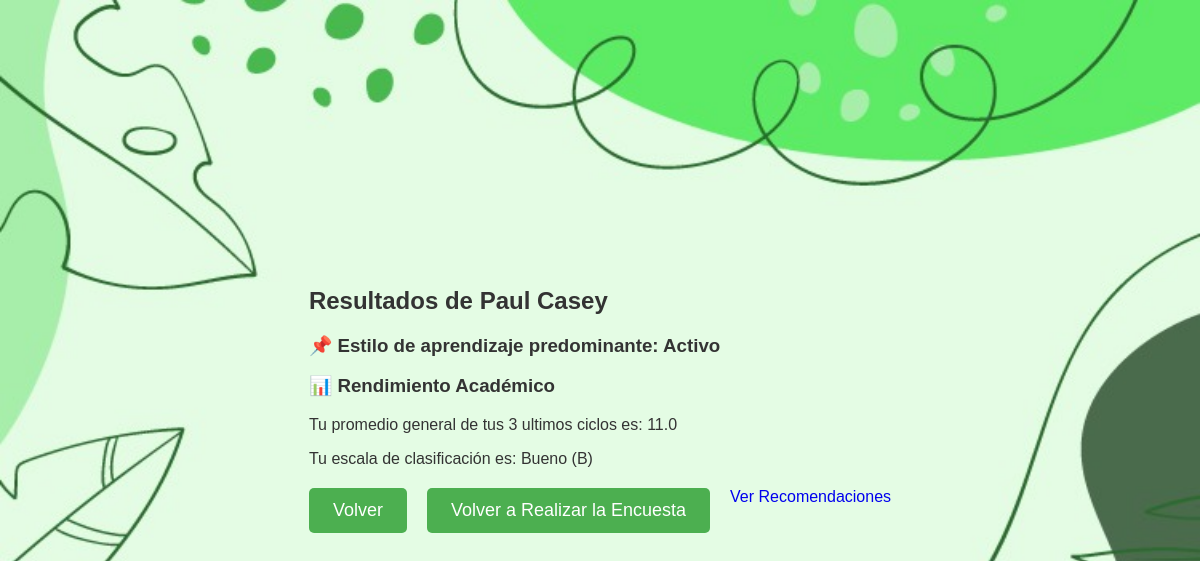
The page /resultado (signed in) on the database its author committed.
### tables this page shows
CREATE TABLE usuarios (
    id_usuario INTEGER PRIMARY KEY AUTOINCREMENT,
        email TEXT UNIQUE NOT NULL,
            contraseña TEXT NOT NULL,
                nombre TEXT NOT NULL,
                    apellido TEXT NOT NULL,
                        ciclo_1 INTEGER,
                            ciclo_2 INTEGER,
                                ciclo_3 INTEGER
                                , estilo TEXT);

### app.py (the view)
@app.route('/resultado', methods=['GET', 'POST'])
def resultado():
    if "usuario_id" not in session:
        return redirect(url_for("login"))
    usuario_id = session["usuario_id"]
    nombre = session["nombre"]
    apellido = session["apellido"]
    conn = sqlite3.connect(DB_PATH)
    cursor = conn.cursor()
    cursor.execute("SELECT pregunta, respuesta FROM respuestas WHERE id_usuario = ?", (usuario_id,))
    respuestas = dict(cursor.fetchall())  # Convertir a diccionario para fácil acceso
    conn.close()
    estilos = {"Activo": 0, "Reflexivo": 0, "Teórico": 0, "Pragmático": 0}
    for i, pregunta in enumerate(preguntas):
        respuesta = respuestas.get(f'pregunta_{i+1}')
        if respuesta == '+':
            estilos[pregunta["estilo"]] += 1
    estilo_predominante = max(estilos, key=estilos.get)
    print(f"Guardando estilo '{estilo_predominante}' para usuario ID {usuario_id}")
    conn = sqlite3.connect(DB_PATH)
    cursor = conn.cursor()
    cursor.execute("UPDATE usuarios SET estilo = ? WHERE id_usuario = ?", (estilo_predominante, usuario_id))
    conn.commit()
    conn.close()
    rendimiento = CalculoDeRendimiento.obtener_rendimiento(nombre, apellido)
    promedio_rendimiento = rendimiento["promedio"]
    tipo_rendimiento = rendimiento["tipo_rendimiento"]
    ultima_pagina = 1  # Por defecto, empezar en la página 1
    conn = sqlite3.connect(DB_PATH)
    cursor = conn.cursor()
    cursor.execute("SELECT COUNT(DISTINCT pregunta) FROM respuestas WHERE id_usuario = ?", (usuario_id,))
    num_respuestas = cursor.fetchone()[0]
    conn.close()
    if num_respuestas > 60:
        ultima_pagina = 4
    elif num_respuestas > 40:
        ultima_pagina = 3
    elif num_respuestas > 20:
        ultima_pagina = 2
    return render_template('resultado.html',
                           nombre=nombre, apellido=apellido,
                           estilo=estilo_predominante,
                           promedio_rendimiento=promedio_rendimiento,
                           tipo_rendimiento=tipo_rendimiento,
                           ultima_pagina=ultima_pagina)

### templates/resultado.html (shortened to what this page needs)
<!DOCTYPE html>
<html lang="es">
<head>
    <link rel="stylesheet" href="{{ url_for('static', filename='styles.css') }}">
</head>
<body>
    <div id="resultado-container">
        <h2>Resultados de {{ nombre }} {{ apellido }}</h2>
        <h3>📌 Estilo de aprendizaje predominante: <strong>{{ estilo }}</strong></h3>
        <h3>📊 Rendimiento Académico</h3>
        <p>Tu promedio general de tus 3 ultimos ciclos es: {{ promedio_rendimiento }}</p>
        <p>Tu escala de clasificación es: {{ tipo_rendimiento }}</p>
        <div class="botones">
            <a href="{{ url_for('dashboard') }}"><button>Volver</button></a>
            <a href="{{ url_for('encuesta',pagina=ultima_pagina)}}"><button>Volver a Realizar la Encuesta</button></a>
            <a href="{{ url_for('recomendaciones') }}" class="button">Ver Recomendaciones</a>
        </div>
    </div>
</body>
</html>

### static/styles.css (style rules this page uses)
body { background-image: url('/static/fondo.jpg'); background-size: cover; background-position: center; background-repeat: no-repeat; min-height: 100vh; margin: 0; padding: 0; font-family: Arial, sans-serif; color: #333; display: flex; flex-direction: column; align-items: center; justify-content: center; }
.botones { display: flex; justify-content: center; gap: 20px; margin-top: 20px; }
.botones a { text-decoration: none; }
.botones button { background-color: #4CAF50; color: white; border: none; padding: 12px 24px; font-size: 18px; cursor: pointer; border-radius: 5px; transition: background-color 0.3s ease; }

### rows shown on the page
usuarios: nombre "Paul", apellido "Casey", estilo "Activo"

### other values the page prints
{{ promedio_rendimiento }} "11.0"
{{ tipo_rendimiento }} "Bueno (B)"
